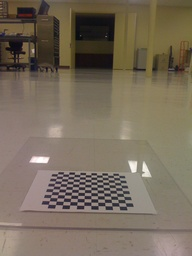
#> input picture Learning.OpenCV/birdseye/IMG_0214.jpg, 192 x 256 px, shrunk from 1200 x 1600 before the run
$ python BFilter.py ../../../../Learning.OpenCV/birdseye/IMG_0214.jpg   (Python 2 division)   (older library calls are emulated)
#> lines starting #> are read from the running program, lines starting #| are printed output that depends on the picture; after the words box and inside, x2 and y2 are one past the last pixel; in counts of white or black regions, pixels touching at a corner belong together
# -*- coding: utf-8 -*-
import sys
import numpy as np
import cv2
import math
#基于空间距离的权重因子 ( 和计算高斯算子的过程是一样的 )
def getClosenessWeight(sigma_g,H,W):
    #第一步：构建高斯矩阵gaussMatrix
    gaussMatrix = np.zeros([H,W],np.float32)
    #得到中心点的位置
    cH = (H-1)/2
    cW = (W-1)/2
    for r in xrange(H):
        for c in xrange(W):
            norm2 = math.pow(r-cH,2.0) + math.pow(c-cW,2.0)
            gaussMatrix[r][c] = math.exp(-norm2/(2*math.pow(sigma_g,2.0)))
    #第二步：计算高斯矩阵的和
    sumGM = np.sum(gaussMatrix)
    #第三步：归一化，gaussMatrix/sumGM
    gaussMatrix = gaussMatrix/sumGM
    return gaussMatrix
# BilateralFiltering 双边滤波，返回的数据类型为浮点型
def bfltGray(image,winH,winW,sigma_g,sigma_d):
    #构建空间距离的权重因子
    closenessWeight = getClosenessWeight(sigma_g,winH,winW)
    #得到卷积核的中心点坐标
    halfWinH = (winH -1)/2
    halfWinW = (winW -1)/2
    #图像矩阵的行数和列数
    rows,cols = image.shape
    #双边滤波后的结果
    bfltGrayImage = np.zeros(image.shape,np.float32)
    for r in xrange(rows):
        for c in xrange(cols):
            pixel = image[r][c]
            #判断边界
            rTop = 0 if r-halfWinH < 0 else r-halfWinH
            rBottom = rows-1 if r+halfWinH > rows-1 else r+halfWinH
            cLeft = 0 if c-halfWinW < 0 else c-halfWinW
            cRight = cols-1 if c+halfWinW > cols-1 else c+halfWinW
            #核作用的区域
            region = image[rTop:rBottom+1,cLeft:cRight+1]
            #构建灰度值相似性的权重因子
            similarityWeightTemp = np.exp(-0.5*pow(region -pixel,2.0)/pow(sigma_d,2.0))#错误
            closenessWeightTemp = closenessWeight[rTop-r+halfWinH:rBottom-r+halfWinH+1,cLeft-c+halfWinW:cRight-c+halfWinW+1]
            #两个核相乘
            weightTemp = similarityWeightTemp*closenessWeightTemp
            weightTemp = weightTemp/np.sum(weightTemp)
            bfltGrayImage[r][c] = np.sum(region*weightTemp)
    return bfltGrayImage
#主函数
if __name__ =="__main__":
    if len(sys.argv)>1:
        image = cv2.imread(sys.argv[1],cv2.CV_LOAD_IMAGE_GRAYSCALE)
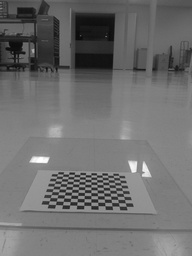
#> image: shape (256, 192); min 8, max 255, mean 109.9
    else:
        print "Usge:python BFilter.py imageFile"
    #显示原图
    cv2.imshow("image",image)
    #双边滤波
    image = image.astype(np.float32)
    bfltImage = bfltGray(image,21,21,30,30)
    bfltImage = bfltImage/255.0
    #显示双边滤波的结果
    bfltImage = bfltImage.astype(np.float32)
    cv2.imshow("BilateralFiltering",bfltImage)
    #因为双边滤波返回的是数据类型是浮点型的,可以转换为 8 位图
   # bfltImage = bfltImage*255.0
    #bfltImage = np.round(bfltImage)
    #bfltImage = bfltImage.astype(np.uint8)
    #保存双边滤波的结果
    cv2.imwrite("BilateralFiltering.jpg",bfltImage)
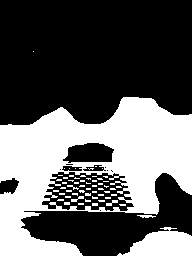
#> saved as BilateralFiltering.jpg: shape (256, 192); values 0 (black) and 1 (white), 36.7% white; 59 white regions (53 under 20 px), largest, box (x1, y1, x2, y2) and area: (0, 97, 192, 256) 16023, (117, 227, 192, 256) 1386, (137, 215, 156, 218) 38, (71, 196, 84, 202) 36, (106, 200, 118, 206) 36, (67, 185, 79, 190) 23
    cv2.waitKey(0)
    cv2.destroyAllWindows()

$ run again, on Learning.OpenCV/birdseye/IMG_0217.jpg
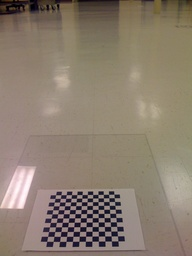
#> input picture Learning.OpenCV/birdseye/IMG_0217.jpg, 192 x 256 px, shrunk from 1200 x 1600 before the run
#> `image = cv2.imread(sys.argv[1],cv2.CV_LOAD_IMAGE_GRAYSCALE)`:
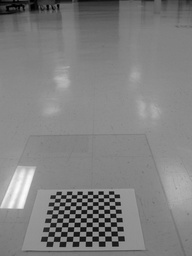
#> image: shape (256, 192); min 0, max 251, mean 128.3
#> `cv2.imwrite("BilateralFiltering.jpg",bfltImage)`:
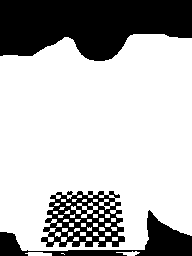
#> saved as BilateralFiltering.jpg: shape (256, 192); values 0 (black) and 1 (white), 71.9% white; 3 black regions, box (x1, y1, x2, y2) and area: (0, 0, 192, 61) 8903, (41, 191, 125, 247) 2552, (0, 210, 192, 256) 2343

$ run again, on Learning.OpenCV/birdseye/IMG_0218.jpg
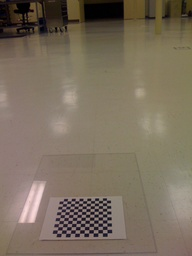
#> input picture Learning.OpenCV/birdseye/IMG_0218.jpg, 192 x 256 px, shrunk from 1200 x 1600 before the run
#> `image = cv2.imread(sys.argv[1],cv2.CV_LOAD_IMAGE_GRAYSCALE)`:
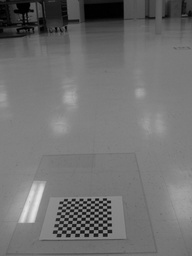
#> image: shape (256, 192); min 0, max 231, mean 112.3
#> `cv2.imwrite("BilateralFiltering.jpg",bfltImage)`:
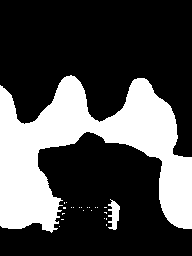
#> saved as BilateralFiltering.jpg: shape (256, 192); values 0 (black) and 1 (white), 29.5% white; 23 white regions (21 under 20 px), largest, box (x1, y1, x2, y2) and area: (0, 75, 192, 233) 14248, (108, 199, 120, 230) 222
